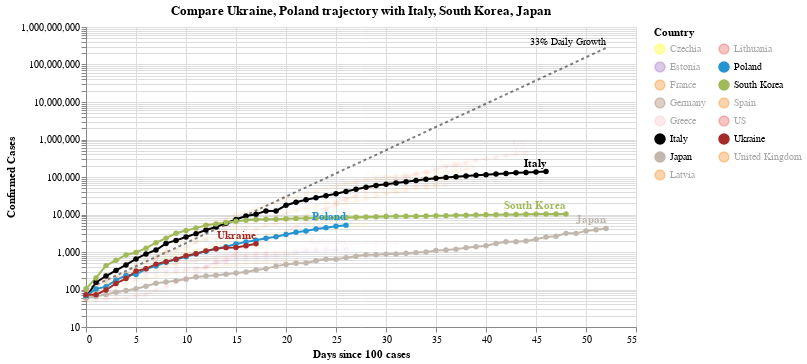

Write notebook code for a chart like this one.
### Code cell
#hide_input
chart2 = make_since_chart(['Ukraine', 'Poland'])
chart2

### Figure 1 — Vega-Lite specification as saved in the notebook (floating-point values rounded to 4 significant figures; data arrays with more than 128 entries replaced by an {"elided": "..."} marker saying what was removed)
{"config": {"view": {"continuousWidth": 400, "continuousHeight": 300}}, "layer": [{"mark": {"type": "line", "color": "black", "opacity": 0.5, "strokeDash": [3, 3]}, "encoding": {"x": {"type": "quantitative", "field": "Days since 100 cases"}, "y": {"type": "quantitative", "field": "Confirmed Cases"}}}, {"mark": {"type": "text", "align": "right", "dy": -6, "fontSize": 10, "text": "33% Daily Growth"}, "encoding": {"x": {"type": "quantitative", "field": "Days since 100 cases"}, "y": {"type": "quantitative", "field": "Confirmed Cases"}}, "transform": [{"filter": "(datum['Days since 100 cases'] >= 52)"}]}, {"data": {"name": "data-28c5b9e0973224b47da0b7d469076616"}, "mark": {"type": "line", "point": true}, "encoding": {"color": {"type": "nominal", "field": "Country", "legend": {"columns": 2}, "scale": {"domain": ["Czechia", "Estonia", "France", "Germany", "Greece", "Italy", "Japan", "Latvia", "Lithuania", "Poland", "South Korea", "Spain", "US", "Ukraine", "United Kingdom"], "range": ["yellow", "#9467bd", "#F58518", "#9D755D", "pink", "black", "#C1B7AD", "#F58518", "#E45756", "#2495D3", "#A1BA59", "#F58518", "#E45756", "brown", "#F58518"]}}, "opacity": {"condition": {"value": 1, "selection": "selector012"}, "value": 0.05}, "tooltip": [{"type": "nominal", "field": "Country"}, {"type": "temporal", "field": "Date"}, {"type": "quantitative", "field": "Confirmed Cases"}, {"type": "quantitative", "field": "Days since 100 cases"}], "x": {"type": "quantitative", "field": "Days since 100 cases"}, "y": {"type": "quantitative", "field": "Confirmed Cases", "scale": {"type": "log"}}}, "selection": {"selector012": {"type": "multi", "fields": ["Country"], "bind": "legend", "init": [{"Country": "Ukraine"}, {"Country": "Poland"}, {"Country": "Italy"}, {"Country": "South Korea"}, {"Country": "Japan"}]}}, "width": 550}, {"data": {"name": "data-28c5b9e0973224b47da0b7d469076616"}, "mark": {"type": "text", "align": "right", "dy": -8, "fontWeight": "bold"}, "encoding": {"color": {"type": "nominal", "field": "Country", "legend": {"columns": 2}, "scale": {"domain": ["Czechia", "Estonia", "France", "Germany", "Greece", "Italy", "Japan", "Latvia", "Lithuania", "Poland", "South Korea", "Spain", "US", "Ukraine", "United Kingdom"], "range": ["yellow", "#9467bd", "#F58518", "#9D755D", "pink", "black", "#C1B7AD", "#F58518", "#E45756", "#2495D3", "#A1BA59", "#F58518", "#E45756", "brown", "#F58518"]}}, "opacity": {"condition": {"value": 1, "selection": "selector012"}, "value": 0.05}, "text": {"type": "nominal", "field": "Country"}, "tooltip": [{"type": "nominal", "field": "Country"}, {"type": "temporal", "field": "Date"}, {"type": "quantitative", "field": "Confirmed Cases"}, {"type": "quantitative", "field": "Days since 100 cases"}], "x": {"type": "quantitative", "field": "Days since 100 cases"}, "y": {"type": "quantitative", "field": "Confirmed Cases", "scale": {"type": "log"}}}, "transform": [{"filter": "(datum['Date'] >= 1586304000000)"}], "width": 550}], "data": {"name": "data-f09db27554030584b68624814bcb106c"}, "title": "Compare Ukraine, Poland trajectory with Italy, South Korea, Japan", "$schema": "https://vega.github.io/schema/vega-lite/v4.0.2.json", "datasets": {"data-f09db27554030584b68624814bcb106c": [{"Days since 100 cases": 0, "Confirmed Cases": 100.0}, {"Days since 100 cases": 1, "Confirmed Cases": 133.0}, {"Days since 100 cases": 2, "Confirmed Cases": 176.9}, {"Days since 100 cases": 3, "Confirmed Cases": 235.3}, {"Days since 100 cases": 4, "Confirmed Cases": 312.9}, {"Days since 100 cases": 5, "Confirmed Cases": 416.2}, {"Days since 100 cases": 6, "Confirmed Cases": 553.5}, {"Days since 100 cases": 7, "Confirmed Cases": 736.1}, {"Days since 100 cases": 8, "Confirmed Cases": 979.1}, {"Days since 100 cases": 9, "Confirmed Cases": 1302.0}, {"Days since 100 cases": 10, "Confirmed Cases": 1732.0}, {"Days since 100 cases": 11, "Confirmed Cases": 2303.0}, {"Days since 100 cases": 12, "Confirmed Cases": 3064.0}, {"Days since 100 cases": 13, "Confirmed Cases": 4074.0}, {"Days since 100 cases": 14, "Confirmed Cases": 5419.0}, {"Days since 100 cases": 15, "Confirmed Cases": 7207.0}, {"Days since 100 cases": 16, "Confirmed Cases": 9586.0}, {"Days since 100 cases": 17, "Confirmed Cases": 12750.0}, {"Days since 100 cases": 18, "Confirmed Cases": 16960.0}, {"Days since 100 cases": 19, "Confirmed Cases": 22550.0}, {"Days since 100 cases": 20, "Confirmed Cases": 29990.0}, {"Days since 100 cases": 21, "Confirmed Cases": 39890.0}, {"Days since 100 cases": 22, "Confirmed Cases": 53060.0}, {"Days since 100 cases": 23, "Confirmed Cases": 70560.0}, {"Days since 100 cases": 24, "Confirmed Cases": 93850.0}, {"Days since 100 cases": 25, "Confirmed Cases": 124800.0}, {"Days since 100 cases": 26, "Confirmed Cases": 166000.0}, {"Days since 100 cases": 27, "Confirmed Cases": 220800.0}, {"Days since 100 cases": 28, "Confirmed Cases": 293700.0}, {"Days since 100 cases": 29, "Confirmed Cases": 390600.0}, {"Days since 100 cases": 30, "Confirmed Cases": 519500.0}, {"Days since 100 cases": 31, "Confirmed Cases": 690900.0}, {"Days since 100 cases": 32, "Confirmed Cases": 918900.0}, {"Days since 100 cases": 33, "Confirmed Cases": 1222000.0}, {"Days since 100 cases": 34, "Confirmed Cases": 1625000.0}, {"Days since 100 cases": 35, "Confirmed Cases": 2162000.0}, {"Days since 100 cases": 36, "Confirmed Cases": 2875000.0}, {"Days since 100 cases": 37, "Confirmed Cases": 3824000.0}, {"Days since 100 cases": 38, "Confirmed Cases": 5086000.0}, {"Days since 100 cases": 39, "Confirmed Cases": 6764000.0}, {"Days since 100 cases": 40, "Confirmed Cases": 8996000.0}, {"Days since 100 cases": 41, "Confirmed Cases": 11970000.0}, {"Days since 100 cases": 42, "Confirmed Cases": 15910000.0}, {"Days since 100 cases": 43, "Confirmed Cases": 21170000.0}, {"Days since 100 cases": 44, "Confirmed Cases": 28150000.0}, {"Days since 100 cases": 45, "Confirmed Cases": 37440000.0}, {"Days since 100 cases": 46, "Confirmed Cases": 49790000.0}, {"Days since 100 cases": 47, "Confirmed Cases": 66230000.0}, {"Days since 100 cases": 48, "Confirmed Cases": 88080000.0}, {"Days since 100 cases": 49, "Confirmed Cases": 117100000.0}, {"Days since 100 cases": 50, "Confirmed Cases": 155800000.0}, {"Days since 100 cases": 51, "Confirmed Cases": 207200000.0}, {"Days since 100 cases": 52, "Confirmed Cases": 275600000.0}], "data-28c5b9e0973224b47da0b7d469076616": {"elided": "525 records"}}}
